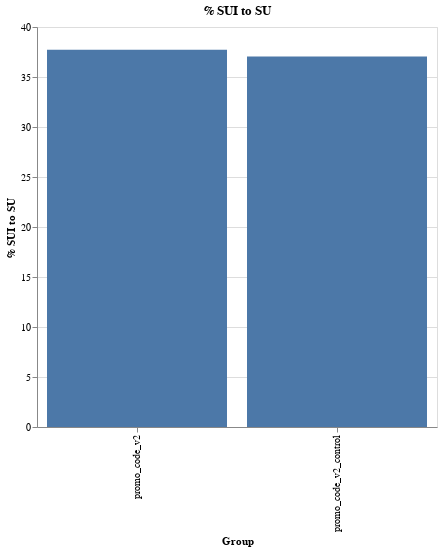

The notebook cell saved with this chart:
### Markdown cell above
As a next step we compare the start to end conversion. SUI to SU conversion increases by 0.7pp.

### Code cell
df = pd.read_csv("promo_code.csv")

df = df.loc[df["step"] == "signup-start", :]

df["su"] = 0
df.loc[df["user_id"].isna() == False, "su"] = 1

df = df.groupby(["se_property", "domain_userid"])["su"].agg("max").reset_index()
df = df.groupby(["se_property"])["su"].agg(["count", "sum"]).reset_index()


df["cr"] = 100 * df["sum"] / df["count"]

alt.Chart(df).mark_bar().encode(
    x=alt.X("se_property:N", axis=alt.Axis(title="Group")),
    y=alt.Y("cr:Q", axis=alt.Axis(title="% SUI to SU")),
).properties(title="% SUI to SU", width=400, height=400)

### Figure 1 — Vega-Lite specification as saved in the notebook (floating-point values rounded to 4 significant figures)
{"config": {"view": {"continuousWidth": 400, "continuousHeight": 300}}, "data": {"name": "data-084890563c09a9f0ac9b01a4c0cf6606"}, "mark": "bar", "encoding": {"x": {"type": "nominal", "axis": {"title": "Group"}, "field": "se_property"}, "y": {"type": "quantitative", "axis": {"title": "% SUI to SU"}, "field": "cr"}}, "height": 400, "title": "% SUI to SU", "width": 400, "$schema": "https://vega.github.io/schema/vega-lite/v4.0.2.json", "datasets": {"data-084890563c09a9f0ac9b01a4c0cf6606": [{"se_property": "promo_code_v2", "count": 52591, "sum": 19839, "cr": 37.72}, {"se_property": "promo_code_v2_control", "count": 52699, "sum": 19526, "cr": 37.05}]}}
